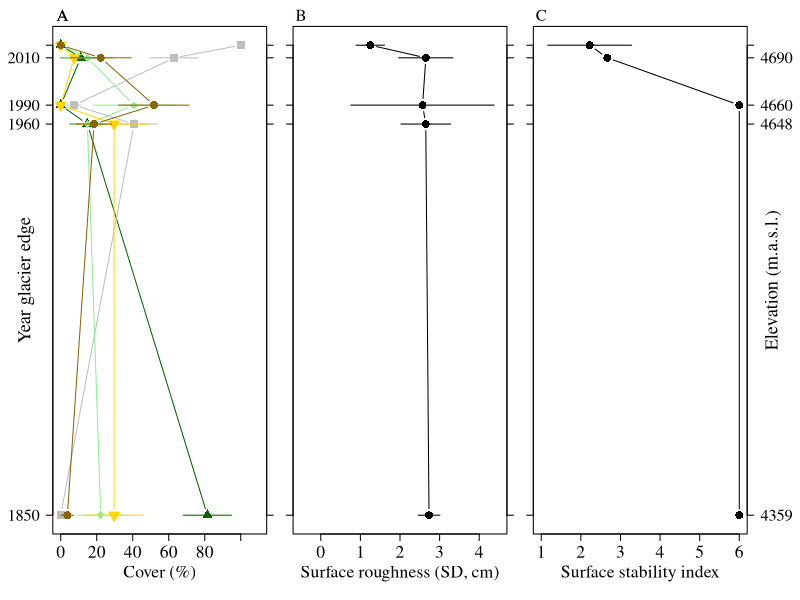

Recreate this plot in R.
setwd("~/R/Collaborations/Tundra_Paramo")
getwd()
dir()



# =================================== Stats ====================================

Paramo_biocrust_cover_stats<- read.csv(file="Paramo_biocrust_cover_data_GitHub.csv", sep=",", header=T) 
attach(Paramo_biocrust_cover_stats)
head(Paramo_biocrust_cover_stats)

Paramo_biocrust_stability_stats<- read.csv(file="Paramo_biocrust_stability_data_GitHub.csv", sep=",", header=T) 
attach(Paramo_biocrust_stability_stats)
head(Paramo_biocrust_stability_stats)

Paramo_biocrust_roughness_stats<- read.csv(file="Paramo_biocrust_roughness_data_GitHub.csv", sep=",", header=T) 
attach(Paramo_biocrust_roughness_stats)
head(Paramo_biocrust_roughness_stats)


library(lme4)
library(lmerTest)


# Cover stats
# ============WITH non-linear term
Cover_VP_B_BG_nonlin <- lmer(Cover ~ poly(Elevation_long, 2) * Cover_type + (1|Grid),
                   data = Paramo_biocrust_cover_stats)
summary(Cover_VP_B_BG_nonlin)
AIC(Cover_VP_B_BG_nonlin)

# ============WITHOUT non-linear term
Cover_VP_B_BG <- lmer(Cover ~ Elevation_long * Cover_type + (1|Grid), 
                      data = Paramo_biocrust_cover_stats)
summary(Cover_VP_B_BG)
AIC(Cover_VP_B_BG)


# ==== Cover models by cover type ==========

# Vasc plant non-linear
Data_Vasc_plant_cover <- subset(Paramo_biocrust_cover_stats, Cover_type == "Vasc_plant")
Cover_Vasc_plant_cover_nonlin <- lmer(Cover ~ poly(Elevation_long, 2) + (1|Grid),
                                data = Data_Vasc_plant_cover)
summary(Cover_Vasc_plant_cover_nonlin)
AIC(Cover_Vasc_plant_cover_nonlin) # 112

# Vasc plant cover linear
Cover_Vasc_plant_cover_lin <- lmer(Cover ~ Elevation_long + (1|Grid),
                             data = Data_Vasc_plant_cover)
summary(Cover_Vasc_plant_cover_lin)
AIC(Cover_Vasc_plant_cover_lin) # 130


# Biocrust cover non-linear
Data_bioc_cover <- subset(Paramo_biocrust_cover_stats, Cover_type == "Biocrust")
Cover_Bioc_cover_nonlin <- lmer(Cover ~ poly(Elevation_long, 2) + (1|Grid),
                                data = Data_bioc_cover)
summary(Cover_Bioc_cover_nonlin)
AIC(Cover_Bioc_cover_nonlin) # 123

# Biocrust cover linear
Cover_Bioc_cover_lin <- lmer(Cover ~ Elevation_long + (1|Grid),
                             data = Data_bioc_cover)
summary(Cover_Bioc_cover_lin)
AIC(Cover_Bioc_cover_lin) # 144

# Moss non-linear
Data_Moss_cover <- subset(Paramo_biocrust_cover_stats, Cover_type == "Moss")
Cover_Moss_cover_nonlin <- lmer(Cover ~ poly(Elevation_long, 2) + (1|Grid),
                                      data = Data_Moss_cover)
summary(Cover_Moss_cover_nonlin)
AIC(Cover_Moss_cover_nonlin) # 124

# Moss cover linear
Cover_Moss_cover_lin <- lmer(Cover ~ Elevation_long + (1|Grid),
                                   data = Data_Moss_cover)
summary(Cover_Moss_cover_lin)
AIC(Cover_Moss_cover_lin) # 144


# Lichen non-linear
Data_Lichen_cover <- subset(Paramo_biocrust_cover_stats, Cover_type == "Lichen")
Cover_Lichen_cover_nonlin <- lmer(Cover ~ poly(Elevation_long, 2) + (1|Grid),
                                data = Data_Lichen_cover)
summary(Cover_Lichen_cover_nonlin)
AIC(Cover_Lichen_cover_nonlin) # 119

# Lichen cover linear
Cover_Lichen_cover_lin <- lmer(Cover ~ Elevation_long + (1|Grid),
                             data = Data_Lichen_cover)
summary(Cover_Lichen_cover_lin)
AIC(Cover_Lichen_cover_lin) # 139


# Bare_ground non-linear
Data_Bare_ground_cover <- subset(Paramo_biocrust_cover_stats, Cover_type == "Bare_ground")
Cover_Bare_ground_cover_nonlin <- lmer(Cover ~ poly(Elevation_long, 2) + (1|Grid),
                                  data = Data_Bare_ground_cover)
summary(Cover_Bare_ground_cover_nonlin)
AIC(Cover_Bare_ground_cover_nonlin) # 122

# Bare_ground cover linear
Cover_Bare_ground_cover_lin <- lmer(Cover ~ Elevation_long + (1|Grid),
                               data = Data_Bare_ground_cover)
summary(Cover_Bare_ground_cover_lin)
AIC(Cover_Bare_ground_cover_lin) # 150



# Roughness stats  
# ============WITH non-linear term
Roughness_nonlin <- lmer(Roughness ~ poly(Elevation, 2) + (1|Grid),
                             data = Paramo_biocrust_roughness_stats)
summary(Roughness_nonlin)
AIC(Roughness_nonlin)

# ============WITHOUT non-linear term
Roughness_lin <- lmer(Roughness ~ Elevation + (1|Grid),
                         data = Paramo_biocrust_roughness_stats)
summary(Roughness_lin)
AIC(Roughness_lin)


# Stability stats
# ============WITH non-linear term
Stability_nonlin <- lmer(Stability ~ poly(Elevation, 2) + (1|Grid),
                         data = Paramo_biocrust_stability_stats)
summary(Stability_nonlin)
AIC(Stability_nonlin)

# ============WITHOUT non-linear term
Stability_non <- lmer(Stability ~ Elevation + (1|Grid),
                         data = Paramo_biocrust_stability_stats)
summary(Stability_non)
AIC(Stability_non)




# =================================== Plot =====================================

Paramo_biocrust_plot<- read.csv(file="tundra_paramo_biocrust_data_plot.csv", sep=",", header=T) 
attach(Paramo_biocrust_plot)
head(Paramo_biocrust_plot)

# NOTICE: lowest elevation is 4359 m.a.s.l. Plotted as 4400 m.a.s.l., so the two highest y axis values appear in the plot 
Data_elev_4359 <- subset(Paramo_biocrust_plot, Elevation_masl == 4400)
Data_elev_4648 <- subset(Paramo_biocrust_plot, Elevation_masl == 4648)
Data_elev_4660 <- subset(Paramo_biocrust_plot, Elevation_masl == 4660)
Data_elev_4690 <- subset(Paramo_biocrust_plot, Elevation_masl == 4690)
Data_elev_4698 <- subset(Paramo_biocrust_plot, Elevation_masl == 4698)




tiff('Fig_Paramo_biocrust.tiff', units="in", width=8, 
     height=7, res=600)

par(mfrow=c(1,3))


# ===================== Cover ============================================

par(mgp=c(2.5,1,0), 
    mar=c(5,4,2,0))
par(family = "serif")

#Vascular plants
plot(Cover_vasc_plant_mean, Elevation_masl, 
     type="b", col="darkgreen", xlim=c(0,110),
     xlab="Cover (%)", ylab="",
     cex.axis=1.6, cex.lab=1.6,
     pch=17, cex=1.6,
     yaxt = "n")

# Define manual tick positions (elevations)
tick_positions <- c(4400, 4648, 4660, 4690, 4698)

axis(side = 4, 
     at = tick_positions,
     labels = FALSE) 

# Right axis with elevation data

# Define manual tick positions (elevations)
#tick_positions <- c(4500, 4648, 4660, 4690, 4698)

# Define the labels you want at those positions (years)
tick_labels <- c(1850, 1960, 1990, 2010, 2020)

# Add right axis with manual ticks
axis(2, at = tick_positions, labels = tick_labels, 
     cex.axis=1.5, las=2)

mtext("Year glacier edge", side=2, line=1.5, 
      cex=1.1)



segments((Data_elev_4359$Cover_vasc_plant_mean + Data_elev_4359$Cover_vasc_plant_se), 4400, 
         (Data_elev_4359$Cover_vasc_plant_mean - Data_elev_4359$Cover_vasc_plant_se), 4400, col="darkgreen")
segments((Data_elev_4648$Cover_vasc_plant_mean + Data_elev_4648$Cover_vasc_plant_se), 4648, 
         (Data_elev_4648$Cover_vasc_plant_mean - Data_elev_4648$Cover_vasc_plant_se), 4648, col="darkgreen")
segments((Data_elev_4660$Cover_vasc_plant_mean + Data_elev_4660$Cover_vasc_plant_se), 4660, 
         (Data_elev_4660$Cover_vasc_plant_mean - Data_elev_4660$Cover_vasc_plant_se), 4660, col="darkgreen")
segments((Data_elev_4690$Cover_vasc_plant_mean + Data_elev_4690$Cover_vasc_plant_se), 4690, 
         (Data_elev_4690$Cover_vasc_plant_mean - Data_elev_4690$Cover_vasc_plant_se), 4690, col="darkgreen")
segments((Data_elev_4698$Cover_vasc_plant_mean + Data_elev_4698$Cover_vasc_plant_se), 4698, 
         (Data_elev_4698$Cover_vasc_plant_mean - Data_elev_4698$Cover_vasc_plant_se), 4698, col="darkgreen")


points(Cover_rock_bare_ground_mean , Elevation_masl, type="b", col="grey",
       pch=15, cex=1.6)
segments((Data_elev_4359$Cover_rock_bare_ground_mean + Data_elev_4359$Cover_rock_bare_ground_se), 4400, 
         (Data_elev_4359$Cover_rock_bare_ground_mean - Data_elev_4359$Cover_rock_bare_ground_se), 4400, col="grey")
segments((Data_elev_4648$Cover_rock_bare_ground_mean + Data_elev_4648$Cover_rock_bare_ground_se), 4648, 
         (Data_elev_4648$Cover_rock_bare_ground_mean - Data_elev_4648$Cover_rock_bare_ground_se), 4648, col="grey")
segments((Data_elev_4660$Cover_rock_bare_ground_mean + Data_elev_4660$Cover_rock_bare_ground_se), 4660, 
         (Data_elev_4660$Cover_rock_bare_ground_mean - Data_elev_4660$Cover_rock_bare_ground_se), 4660, col="grey")
segments((Data_elev_4690$Cover_rock_bare_ground_mean + Data_elev_4690$Cover_rock_bare_ground_se), 4690, 
         (Data_elev_4690$Cover_rock_bare_ground_mean - Data_elev_4690$Cover_rock_bare_ground_se), 4690, col="grey")
segments((Data_elev_4698$Cover_rock_bare_ground_mean + Data_elev_4698$Cover_rock_bare_ground_se), 4698, 
         (Data_elev_4698$Cover_rock_bare_ground_mean - Data_elev_4698$Cover_rock_bare_ground_se), 4698, col="grey")
par(xpd = TRUE)  
text(1, 4717, "A", cex = 1.5)


# Moss cover
points(Cover_moss_mean , Elevation_masl, type="b", col="palegreen2",
       pch=18, cex=1.6)
segments((Data_elev_4359$Cover_moss_mean + Data_elev_4359$Cover_moss_se), 4400, 
         (Data_elev_4359$Cover_moss_mean - Data_elev_4359$Cover_moss_se), 4400, col="palegreen2")
segments((Data_elev_4648$Cover_moss_mean + Data_elev_4648$Cover_moss_se), 4648, 
         (Data_elev_4648$Cover_moss_mean - Data_elev_4648$Cover_moss_se), 4648, col="palegreen2")
segments((Data_elev_4660$Cover_moss_mean + Data_elev_4660$Cover_moss_se), 4660, 
         (Data_elev_4660$Cover_moss_mean - Data_elev_4660$Cover_moss_se), 4660, col="palegreen2")
segments((Data_elev_4690$Cover_moss_mean + Data_elev_4690$Cover_moss_se), 4690, 
         (Data_elev_4690$Cover_moss_mean - Data_elev_4690$Cover_moss_se), 4690, col="palegreen2")
segments((Data_elev_4698$Cover_moss_mean + Data_elev_4698$Cover_moss_se), 4698, 
         (Data_elev_4698$Cover_moss_mean - Data_elev_4698$Cover_moss_se), 4698, col="palegreen2")

# Lichen cover
points(Cover_lichen_mean , Elevation_masl, type="b", col="gold",
       pch=25, bg="gold",cex=1.6)
segments((Data_elev_4359$Cover_lichen_mean + Data_elev_4359$Cover_lichen_se), 4400, 
         (Data_elev_4359$Cover_lichen_mean - Data_elev_4359$Cover_lichen_se), 4400, col="gold")
segments((Data_elev_4648$Cover_lichen_mean + Data_elev_4648$Cover_lichen_se), 4648, 
         (Data_elev_4648$Cover_lichen_mean - Data_elev_4648$Cover_lichen_se), 4648, col="gold")
segments((Data_elev_4660$Cover_lichen_mean + Data_elev_4660$Cover_lichen_se), 4660, 
         (Data_elev_4660$Cover_lichen_mean - Data_elev_4660$Cover_lichen_se), 4660, col="gold")
segments((Data_elev_4690$Cover_lichen_mean + Data_elev_4690$Cover_lichen_se), 4690, 
         (Data_elev_4690$Cover_lichen_mean - Data_elev_4690$Cover_lichen_se), 4690, col="gold")
segments((Data_elev_4698$Cover_lichen_mean + Data_elev_4698$Cover_lichen_se), 4698, 
         (Data_elev_4698$Cover_lichen_mean - Data_elev_4698$Cover_lichen_se), 4698, col="gold")


#Biocrust
points(Cover_biocrust_mean, Elevation_masl, type="b", col=("darkgoldenrod4"),
       pch=16, cex=1.6)
segments((Data_elev_4359$Cover_biocrust_mean + Data_elev_4359$Cover_biocrust_se), 4400, 
         (Data_elev_4359$Cover_biocrust_mean - Data_elev_4359$Cover_biocrust_se), 4400, col="darkgoldenrod4")
segments((Data_elev_4648$Cover_biocrust_mean + Data_elev_4648$Cover_biocrust_se), 4648, 
         (Data_elev_4648$Cover_biocrust_mean - Data_elev_4648$Cover_biocrust_se), 4648, col="darkgoldenrod4")
segments((Data_elev_4660$Cover_biocrust_mean + Data_elev_4660$Cover_biocrust_se), 4660, 
         (Data_elev_4660$Cover_biocrust_mean - Data_elev_4660$Cover_biocrust_se), 4660, col="darkgoldenrod4")
segments((Data_elev_4690$Cover_biocrust_mean + Data_elev_4690$Cover_biocrust_se), 4690, 
         (Data_elev_4690$Cover_biocrust_mean - Data_elev_4690$Cover_biocrust_se), 4690, col="darkgoldenrod4")
segments((Data_elev_4698$Cover_biocrust_mean + Data_elev_4698$Cover_biocrust_se), 4698, 
         (Data_elev_4698$Cover_biocrust_mean - Data_elev_4698$Cover_biocrust_se), 4698, col="darkgoldenrod4")


par(xpd = TRUE)  
text(1, 4717, "A", cex = 1.5)



# ================= Roughness (R) =======================

par(mgp=c(2.5,1,0), 
    mar=c(5,2,2,2))
par(family = "serif")

plot(R_sd_mean, Elevation_masl, type="b",
     xlim=c(-0.5,4.5), yaxt = "n", ylab="",
     xlab="Surface roughness (SD, cm)",
     cex.axis=1.6, cex.lab=1.6,
     pch=16, cex=1.6)
axis(2, at = tick_positions, labels = FALSE,
     cex.axis=1.3)
axis(side = 4, 
     at = tick_positions,
     labels = FALSE) 

segments((Data_elev_4359$R_sd_mean + Data_elev_4359$R_sd_se), 4400, 
         (Data_elev_4359$R_sd_mean - Data_elev_4359$R_sd_se), 4400)
segments((Data_elev_4648$R_sd_mean + Data_elev_4648$R_sd_se), 4648, 
         (Data_elev_4648$R_sd_mean - Data_elev_4648$R_sd_se), 4648)
segments((Data_elev_4660$R_sd_mean + Data_elev_4660$R_sd_se), 4660, 
         (Data_elev_4660$R_sd_mean - Data_elev_4660$R_sd_se), 4660)
segments((Data_elev_4690$R_sd_mean + Data_elev_4690$R_sd_se), 4690, 
         (Data_elev_4690$R_sd_mean - Data_elev_4690$R_sd_se), 4690)
segments((Data_elev_4698$R_sd_mean + Data_elev_4698$R_sd_se), 4698, 
         (Data_elev_4698$R_sd_mean - Data_elev_4698$R_sd_se), 4698)

par(xpd = TRUE)  
text(-0.5, 4717, "B", cex = 1.5)



# =========================  Soil stability ================================
par(mgp=c(2.5,1,0), 
    mar=c(5,0,2,4))
par(family = "serif")

plot(ss_mean,Elevation_masl, type="b", yaxt = "n", ylab="",
     xlim=c(1,6), xlab="Surface stability index",
     cex.axis=1.6, cex.lab=1.6,
     pch=16, cex=1.6)
axis(2, at = tick_positions, labels = FALSE)

# Define manual tick positions (elevations)
tick_positions_r <- c(4400, 4648, 4660, 4690, 4698)

# Define the labels you want at those positions (years)
tick_labels_r <- c(4359, 4648, 4660, 4690, 4698)


axis(side = 4,
     at = tick_positions_r,
     labels = tick_labels_r,
     cex.axis=1.5,
     las=2) 


segments((Data_elev_4698$ss_mean + Data_elev_4698$ss_se), 4698, 
         (Data_elev_4698$ss_mean - Data_elev_4698$ss_se), 4698)
segments(Data_elev_4660$ss_mean, 4656, Data_elev_4359$ss_mean, 4404)



# Right axis with elevation data


mtext("Elevation (m.a.s.l.)", side=4, line=1.5, 
      cex=1.1)

par(xpd = TRUE)  
text(1, 4717, "C", cex = 1.5, cex.lab=1.3)


dev.off()
